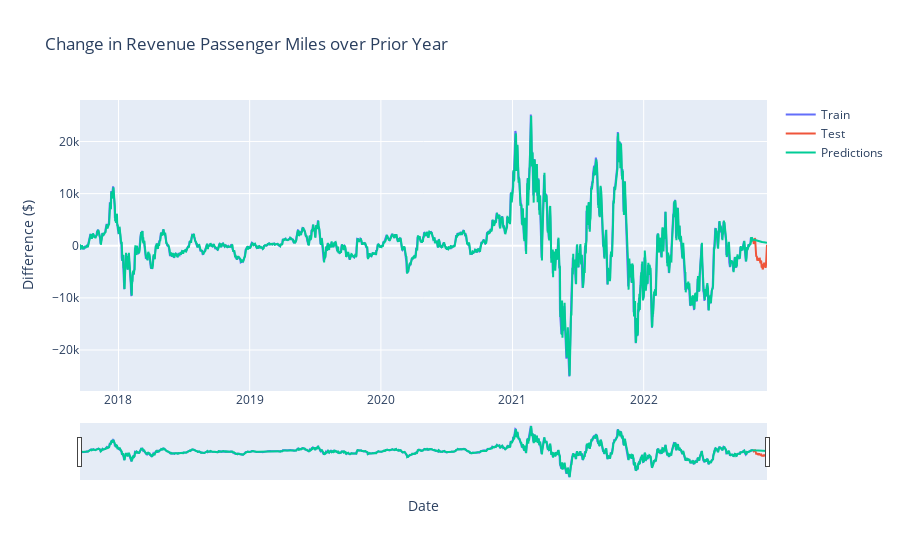

The notebook cell saved with this chart:
### Markdown cell above
We see a similar picture, in the sense that our formula gives values that seem to follow the overall pattern in the data and captures the future trend better than the baseline prediction.

### Code cell
fig = go.Figure()
fig.add_trace(go.Scatter(x=train.index, y=train, mode='lines', name="Train"))
fig.add_trace(go.Scatter(x=test.index, y=test, mode='lines', name="Test"))
fig.add_trace(go.Scatter(x=predictions.index, y=predictions, mode='lines', name="Predictions"))
fig.update_xaxes(rangeslider_visible=True)
fig.update_layout(
    yaxis_title="Difference ($)", 
    xaxis_title="Date",
    title="Change in Revenue Passenger Miles over Prior Year"
)
fig.show()

### Figure 1 — Plotly figure (JSON) as saved in the notebook; plotly's stock layout.template omitted (floating-point values rounded to 4 significant figures; data arrays with more than 128 entries replaced by an {"elided": "..."} marker saying what was removed)
{"data": [{"mode": "lines", "name": "Train", "type": "scatter", "x": {"elided": "1873 str values"}, "y": {"elided": "1873 float values"}}, {"mode": "lines", "name": "Test", "type": "scatter", "x": ["2022-11-02T00:00:00", "2022-11-03T00:00:00", "2022-11-04T00:00:00", "2022-11-05T00:00:00", "2022-11-06T00:00:00", "2022-11-07T00:00:00", "2022-11-08T00:00:00", "2022-11-09T00:00:00", "2022-11-10T00:00:00", "2022-11-11T00:00:00", "2022-11-12T00:00:00", "2022-11-13T00:00:00", "2022-11-14T00:00:00", "2022-11-15T00:00:00", "2022-11-16T00:00:00", "2022-11-17T00:00:00", "2022-11-18T00:00:00", "2022-11-19T00:00:00", "2022-11-20T00:00:00", "2022-11-21T00:00:00", "2022-11-22T00:00:00", "2022-11-23T00:00:00", "2022-11-24T00:00:00", "2022-11-25T00:00:00", "2022-11-26T00:00:00", "2022-11-27T00:00:00", "2022-11-28T00:00:00", "2022-11-29T00:00:00", "2022-11-30T00:00:00", "2022-12-01T00:00:00", "2022-12-02T00:00:00", "2022-12-03T00:00:00", "2022-12-04T00:00:00", "2022-12-05T00:00:00", "2022-12-06T00:00:00", "2022-12-07T00:00:00", "2022-12-08T00:00:00", "2022-12-09T00:00:00", "2022-12-10T00:00:00"], "y": [1116.0, 332.6, 555.0, 1185.0, 1456.0, 1283.0, 148.3, -1769.0, -2106.0, -1967.0, -2168.0, -2862.0, -2680.0, -2331.0, -2678.0, -2874.0, -2477.0, -2479.0, -2472.0, -3123.0, -3319.0, -2898.0, -2976.0, -4031.0, -4067.0, -3841.0, -4553.0, -4316.0, -3620.0, -3440.0, -3456.0, -3276.0, -3677.0, -4155.0, -4232.0, -3887.0, -2668.0, -373.8, 198.2]}, {"mode": "lines", "name": "Predictions", "type": "scatter", "x": {"elided": "1912 str values"}, "y": {"elided": "1912 float values"}}], "layout": {"title": {"text": "Change in Revenue Passenger Miles over Prior Year"}, "xaxis": {"rangeslider": {"visible": true}, "title": {"text": "Date"}}, "yaxis": {"title": {"text": "Difference ($)"}}}}
